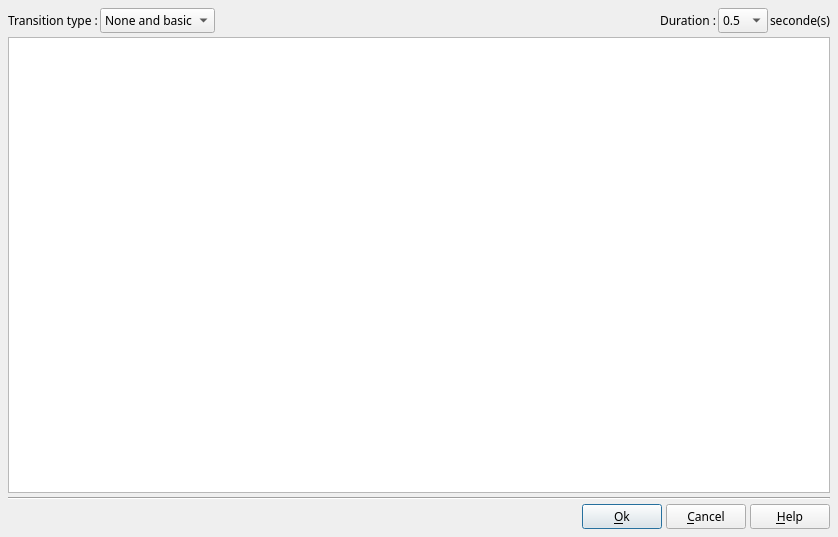
<?xml version="1.0" encoding="UTF-8"?>
<ui version="4.0">
 <class>DlgTransitionProperties</class>
 <widget class="QDialog" name="DlgTransitionProperties">
  <property name="geometry">
   <rect>
    <x>0</x>
    <y>0</y>
    <width>838</width>
    <height>537</height>
   </rect>
  </property>
  <property name="font">
   <font>
    <family>Sans Serif</family>
    <pointsize>9</pointsize>
   </font>
  </property>
  <property name="windowTitle">
   <string>Transition properties</string>
  </property>
  <layout class="QVBoxLayout" name="verticalLayout">
   <property name="spacing">
    <number>4</number>
   </property>
   <property name="margin">
    <number>8</number>
   </property>
   <item>
    <layout class="QHBoxLayout" name="horizontalLayout">
     <property name="spacing">
      <number>2</number>
     </property>
     <property name="margin">
      <number>0</number>
     </property>
     <item>
      <widget class="QLabel" name="label">
       <property name="text">
        <string>Transition type :</string>
       </property>
      </widget>
     </item>
     <item>
      <widget class="QComboBox" name="TransitionTypeCB">
       <property name="sizePolicy">
        <sizepolicy hsizetype="Preferred" vsizetype="Fixed">
         <horstretch>0</horstretch>
         <verstretch>0</verstretch>
        </sizepolicy>
       </property>
       <property name="toolTip">
        <string>Select a transition family</string>
       </property>
       <item>
        <property name="text">
         <string>None and basic</string>
        </property>
       </item>
       <item>
        <property name="text">
         <string>Zoom</string>
        </property>
       </item>
       <item>
        <property name="text">
         <string>Slide</string>
        </property>
       </item>
       <item>
        <property name="text">
         <string>Push</string>
        </property>
       </item>
       <item>
        <property name="text">
         <string>Luma-Bar</string>
        </property>
       </item>
       <item>
        <property name="text">
         <string>Luma-Box</string>
        </property>
       </item>
       <item>
        <property name="text">
         <string>Luma-Center</string>
        </property>
       </item>
       <item>
        <property name="text">
         <string>Luma-Checker</string>
        </property>
       </item>
       <item>
        <property name="text">
         <string>Luma-Clock</string>
        </property>
       </item>
       <item>
        <property name="text">
         <string>Luma-Snake</string>
        </property>
       </item>
      </widget>
     </item>
     <item>
      <widget class="QLabel" name="label_2">
       <property name="sizePolicy">
        <sizepolicy hsizetype="Expanding" vsizetype="Preferred">
         <horstretch>0</horstretch>
         <verstretch>0</verstretch>
        </sizepolicy>
       </property>
       <property name="text">
        <string>Duration :</string>
       </property>
       <property name="alignment">
        <set>Qt::AlignRight|Qt::AlignTrailing|Qt::AlignVCenter</set>
       </property>
      </widget>
     </item>
     <item>
      <widget class="QComboBox" name="TransitionDurationCB">
       <property name="sizePolicy">
        <sizepolicy hsizetype="Fixed" vsizetype="Fixed">
         <horstretch>0</horstretch>
         <verstretch>0</verstretch>
        </sizepolicy>
       </property>
       <property name="minimumSize">
        <size>
         <width>50</width>
         <height>0</height>
        </size>
       </property>
       <property name="maximumSize">
        <size>
         <width>50</width>
         <height>16777215</height>
        </size>
       </property>
       <property name="toolTip">
        <string>Define the animation duration</string>
       </property>
       <item>
        <property name="text">
         <string notr="true">0.5</string>
        </property>
       </item>
       <item>
        <property name="text">
         <string notr="true">1</string>
        </property>
       </item>
       <item>
        <property name="text">
         <string notr="true">2</string>
        </property>
       </item>
       <item>
        <property name="text">
         <string notr="true">3</string>
        </property>
       </item>
       <item>
        <property name="text">
         <string notr="true">4</string>
        </property>
       </item>
       <item>
        <property name="text">
         <string>6</string>
        </property>
       </item>
       <item>
        <property name="text">
         <string>8</string>
        </property>
       </item>
       <item>
        <property name="text">
         <string>10</string>
        </property>
       </item>
      </widget>
     </item>
     <item>
      <widget class="QLabel" name="label_3">
       <property name="text">
        <string>seconde(s)</string>
       </property>
      </widget>
     </item>
    </layout>
   </item>
   <item>
    <widget class="QTableWidget" name="TransitionTable">
     <property name="editTriggers">
      <set>QAbstractItemView::NoEditTriggers</set>
     </property>
     <property name="showDropIndicator" stdset="0">
      <bool>false</bool>
     </property>
     <property name="dragDropOverwriteMode">
      <bool>false</bool>
     </property>
     <property name="selectionMode">
      <enum>QAbstractItemView::SingleSelection</enum>
     </property>
     <property name="showGrid">
      <bool>false</bool>
     </property>
     <property name="gridStyle">
      <enum>Qt::NoPen</enum>
     </property>
     <property name="wordWrap">
      <bool>false</bool>
     </property>
     <property name="cornerButtonEnabled">
      <bool>false</bool>
     </property>
     <attribute name="horizontalHeaderVisible">
      <bool>false</bool>
     </attribute>
     <attribute name="horizontalHeaderHighlightSections">
      <bool>false</bool>
     </attribute>
     <attribute name="verticalHeaderVisible">
      <bool>false</bool>
     </attribute>
     <attribute name="verticalHeaderHighlightSections">
      <bool>false</bool>
     </attribute>
     <column>
      <property name="text">
       <string notr="true">0</string>
      </property>
     </column>
     <column>
      <property name="text">
       <string notr="true">1</string>
      </property>
     </column>
     <column>
      <property name="text">
       <string notr="true">2</string>
      </property>
     </column>
     <column>
      <property name="text">
       <string notr="true">3</string>
      </property>
     </column>
    </widget>
   </item>
   <item>
    <widget class="Line" name="line">
     <property name="orientation">
      <enum>Qt::Horizontal</enum>
     </property>
    </widget>
   </item>
   <item>
    <layout class="QHBoxLayout" name="horizontalLayout_2">
     <property name="spacing">
      <number>4</number>
     </property>
     <item>
      <spacer name="horizontalSpacer_2">
       <property name="orientation">
        <enum>Qt::Horizontal</enum>
       </property>
       <property name="sizeHint" stdset="0">
        <size>
         <width>40</width>
         <height>20</height>
        </size>
       </property>
      </spacer>
     </item>
     <item>
      <widget class="QPushButton" name="OKBT">
       <property name="toolTip">
        <string>Accept modification and exit dialog box</string>
       </property>
       <property name="text">
        <string>&amp;Ok</string>
       </property>
       <property name="icon">
        <iconset resource="../../RSCffDiaporama.qrc">
         <normaloff>:/img/action_ok.png</normaloff>:/img/action_ok.png</iconset>
       </property>
      </widget>
     </item>
     <item>
      <widget class="QPushButton" name="CloseBT">
       <property name="toolTip">
        <string>Cancel modification and exit dialog box</string>
       </property>
       <property name="text">
        <string>&amp;Cancel</string>
       </property>
       <property name="icon">
        <iconset resource="../../RSCffDiaporama.qrc">
         <normaloff>:/img/action_cancel.png</normaloff>:/img/action_cancel.png</iconset>
       </property>
      </widget>
     </item>
     <item>
      <widget class="QPushButton" name="HelpBT">
       <property name="toolTip">
        <string>Open help page describing this dialog box</string>
       </property>
       <property name="text">
        <string>&amp;Help</string>
       </property>
       <property name="icon">
        <iconset resource="../../RSCffDiaporama.qrc">
         <normaloff>:/img/help.png</normaloff>:/img/help.png</iconset>
       </property>
       <property name="shortcut">
        <string>F1</string>
       </property>
      </widget>
     </item>
    </layout>
   </item>
  </layout>
 </widget>
 <resources>
  <include location="../../RSCffDiaporama.qrc"/>
  <include location="../../RSCffDiaporama.qrc"/>
 </resources>
 <connections/>
</ui>
